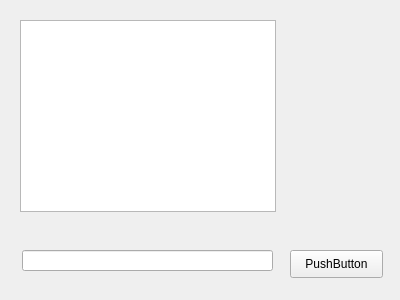
<?xml version="1.0" encoding="UTF-8"?>
<ui version="4.0">
 <class>Tcp_Server</class>
 <widget class="QWidget" name="Tcp_Server">
  <property name="geometry">
   <rect>
    <x>0</x>
    <y>0</y>
    <width>400</width>
    <height>300</height>
   </rect>
  </property>
  <property name="windowTitle">
   <string>Tcp_Server</string>
  </property>
  <widget class="QPushButton" name="pushButton">
   <property name="geometry">
    <rect>
     <x>290</x>
     <y>250</y>
     <width>93</width>
     <height>28</height>
    </rect>
   </property>
   <property name="text">
    <string>PushButton</string>
   </property>
  </widget>
  <widget class="QLineEdit" name="lineEdit">
   <property name="geometry">
    <rect>
     <x>22</x>
     <y>250</y>
     <width>251</width>
     <height>21</height>
    </rect>
   </property>
  </widget>
  <widget class="QTextBrowser" name="textBrowser">
   <property name="geometry">
    <rect>
     <x>20</x>
     <y>20</y>
     <width>256</width>
     <height>192</height>
    </rect>
   </property>
  </widget>
 </widget>
 <layoutdefault spacing="6" margin="11"/>
 <resources/>
 <connections/>
</ui>
